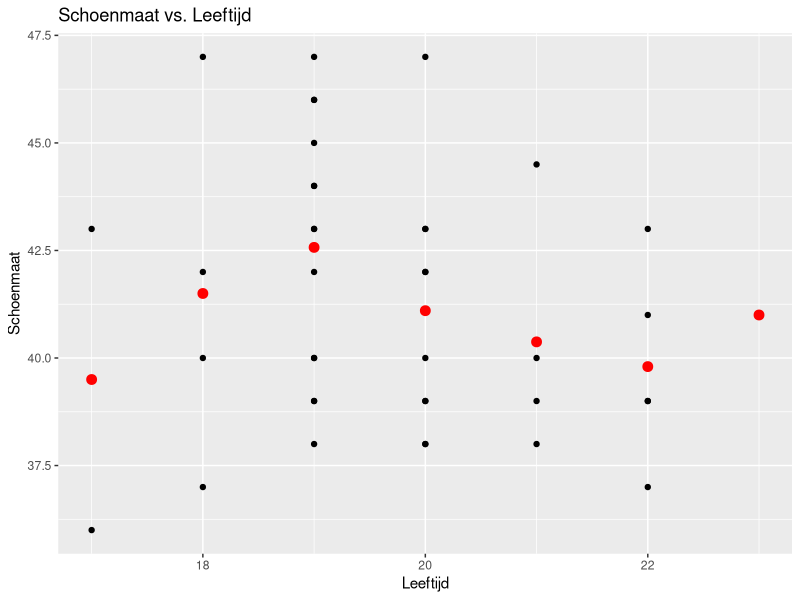

This figure's R source:
## ---- chunk 1
library(ggplot2)

# Load the data
biometric_data <- read.table(file = "schoenmaat.csv",
                             header = TRUE,
                             sep = ",")
 
# Create a scatterplot of Schoenmaat vs. Leeftijd
ggplot(biometric_data, aes(x = Leeftijd, y = Schoenmaat)) +
  geom_point() +
  stat_summary(aes(group = Leeftijd), fun = mean, geom = "point", size = 3, color = "red") +
  labs(x = "Leeftijd", y = "Schoenmaat", title = "Schoenmaat vs. Leeftijd")
